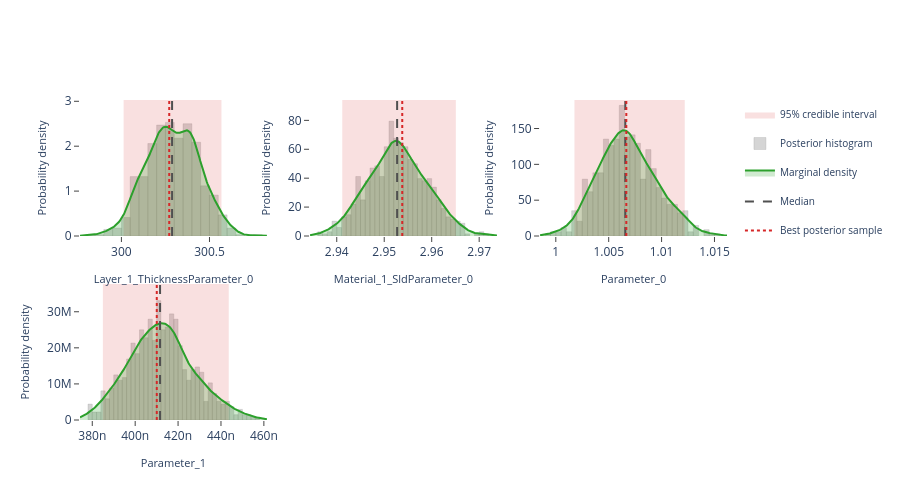

Source (notebook cell):
### Markdown cell above
## Interactive posterior plots

The next three cells render the same Plotly figures that are shown on the
Bayesian Posterior tab of the EasyReflectometryApp:

* **Marginals** — per-parameter distribution: histogram + smooth KDE marginal,
  shaded 95% credible interval, and median / best-sample lines
  (`plot_distribution` or `posterior.distribution()`)
* **Corner plot** — pairwise marginals + 2-D contours + scatter (`plot_corner`)
* **Traces** — per-chain trace + marginal histogram (`plot_trace`)

The standalone helpers are called with ``return_figure=True`` so they return a
Plotly ``Figure`` that we render in the notebook with ``fig.show()``; the
``PosteriorResults`` methods return the figure directly.

### Code cell
# ---- Marginal posterior distributions ---------------------------------------
# One panel per free parameter, each overlaying the posterior histogram, a
# smooth Gaussian-KDE marginal, the shaded 95% credible interval, and the
# median / best-sample reference lines.  Mirrors the "Marginals" sub-tab in
# the EasyReflectometryApp.

# The PosteriorResults method passes ``logp`` through automatically so the
# best posterior sample (MAP) line is drawn:
fig = posterior.distribution()
fig.show()

# Standalone equivalent (pass ``logp`` to get the best-sample line):
# fig = plot_distribution(
#     posterior.draws,
#     posterior.param_names,
#     logp=posterior.logp,
#     return_figure=True,
# )
# fig.show()

### Figure 1 — Plotly figure (JSON) as saved in the notebook; plotly's stock layout.template omitted (floating-point values rounded to 4 significant figures; data arrays with more than 128 entries replaced by an {"elided": "..."} marker saying what was removed)
{"data": [{"fill": "toself", "fillcolor": "rgba(214, 39, 40, 0.14)", "hoverinfo": "skip", "legendgroup": "95% credible interval", "line": {"color": "rgba(214, 39, 40, 0.14)", "width": 0}, "mode": "lines", "name": "95% credible interval", "showlegend": true, "type": "scatter", "x": [300.0, 300.6, 300.6, 300.0, 300.0], "xaxis": "x", "y": [0.0, 0.0, 3.029, 3.029, 0.0], "yaxis": "y"}, {"histnorm": "probability density", "hovertemplate": "sample=%{x:.4f}<br>density: %{y:.2f}<extra></extra>", "legendgroup": "histogram", "marker": {"color": "rgba(120, 120, 120, 0.38)", "line": {"color": "rgba(120, 120, 120, 0.24)", "width": 1}}, "name": "Posterior histogram", "nbinsx": 40, "opacity": 0.82, "showlegend": true, "type": "histogram", "x": {"elided": "680 float values"}, "xaxis": "x", "yaxis": "y"}, {"fill": "tozeroy", "fillcolor": "rgba(44, 160, 44, 0.22)", "hovertemplate": "Layer_1_ThicknessParameter_0: %{x:.4f}<br>density: %{y:.4f}<extra></extra>", "legendgroup": "marginal", "line": {"color": "rgb(44, 160, 44)", "width": 2}, "mode": "lines", "name": "Marginal density", "showlegend": true, "type": "scatter", "x": {"elided": "256 float values"}, "xaxis": "x", "y": {"elided": "256 float values"}, "yaxis": "y"}, {"hovertemplate": "Median: %{x:.4f}<extra></extra>", "legendgroup": "Median", "line": {"color": "rgb(80, 80, 80)", "dash": "dash", "width": 2}, "mode": "lines", "name": "Median", "showlegend": true, "type": "scatter", "x": [300.3, 300.3], "xaxis": "x", "y": [0.0, 3.029], "yaxis": "y"}, {"hovertemplate": "Best posterior sample: %{x:.4f}<extra></extra>", "legendgroup": "Best posterior sample", "line": {"color": "rgb(214, 39, 40)", "dash": "dot", "width": 2}, "mode": "lines", "name": "Best posterior sample", "showlegend": true, "type": "scatter", "x": [300.3, 300.3], "xaxis": "x", "y": [0.0, 3.029], "yaxis": "y"}, {"fill": "toself", "fillcolor": "rgba(214, 39, 40, 0.14)", "hoverinfo": "skip", "legendgroup": "95% credible interval", "line": {"color": "rgba(214, 39, 40, 0.14)", "width": 0}, "mode": "lines", "name": "95% credible interval", "showlegend": false, "type": "scatter", "x": [2.941, 2.965, 2.965, 2.941, 2.941], "xaxis": "x2", "y": [0.0, 0.0, 94.08, 94.08, 0.0], "yaxis": "y2"}, {"histnorm": "probability density", "hovertemplate": "sample=%{x:.4f}<br>density: %{y:.2f}<extra></extra>", "legendgroup": "histogram", "marker": {"color": "rgba(120, 120, 120, 0.38)", "line": {"color": "rgba(120, 120, 120, 0.24)", "width": 1}}, "name": "Posterior histogram", "nbinsx": 40, "opacity": 0.82, "showlegend": false, "type": "histogram", "x": {"elided": "680 float values"}, "xaxis": "x2", "yaxis": "y2"}, {"fill": "tozeroy", "fillcolor": "rgba(44, 160, 44, 0.22)", "hovertemplate": "Material_1_SldParameter_0: %{x:.4f}<br>density: %{y:.4f}<extra></extra>", "legendgroup": "marginal", "line": {"color": "rgb(44, 160, 44)", "width": 2}, "mode": "lines", "name": "Marginal density", "showlegend": false, "type": "scatter", "x": {"elided": "256 float values"}, "xaxis": "x2", "y": {"elided": "256 float values"}, "yaxis": "y2"}, {"hovertemplate": "Median: %{x:.4f}<extra></extra>", "legendgroup": "Median", "line": {"color": "rgb(80, 80, 80)", "dash": "dash", "width": 2}, "mode": "lines", "name": "Median", "showlegend": false, "type": "scatter", "x": [2.953, 2.953], "xaxis": "x2", "y": [0.0, 94.08], "yaxis": "y2"}, {"hovertemplate": "Best posterior sample: %{x:.4f}<extra></extra>", "legendgroup": "Best posterior sample", "line": {"color": "rgb(214, 39, 40)", "dash": "dot", "width": 2}, "mode": "lines", "name": "Best posterior sample", "showlegend": false, "type": "scatter", "x": [2.954, 2.954], "xaxis": "x2", "y": [0.0, 94.08], "yaxis": "y2"}, {"fill": "toself", "fillcolor": "rgba(214, 39, 40, 0.14)", "hoverinfo": "skip", "legendgroup": "95% credible interval", "line": {"color": "rgba(214, 39, 40, 0.14)", "width": 0}, "mode": "lines", "name": "95% credible interval", "showlegend": false, "type": "scatter", "x": [1.002, 1.012, 1.012, 1.002, 1.002], "xaxis": "x3", "y": [0.0, 0.0, 189.8, 189.8, 0.0], "yaxis": "y3"}, {"histnorm": "probability density", "hovertemplate": "sample=%{x:.4f}<br>density: %{y:.2f}<extra></extra>", "legendgroup": "histogram", "marker": {"color": "rgba(120, 120, 120, 0.38)", "line": {"color": "rgba(120, 120, 120, 0.24)", "width": 1}}, "name": "Posterior histogram", "nbinsx": 40, "opacity": 0.82, "showlegend": false, "type": "histogram", "x": {"elided": "680 float values"}, "xaxis": "x3", "yaxis": "y3"}, {"fill": "tozeroy", "fillcolor": "rgba(44, 160, 44, 0.22)", "hovertemplate": "Parameter_0: %{x:.4f}<br>density: %{y:.4f}<extra></extra>", "legendgroup": "marginal", "line": {"color": "rgb(44, 160, 44)", "width": 2}, "mode": "lines", "name": "Marginal density", "showlegend": false, "type": "scatter", "x": {"elided": "256 float values"}, "xaxis": "x3", "y": {"elided": "256 float values"}, "yaxis": "y3"}, {"hovertemplate": "Median: %{x:.4f}<extra></extra>", "legendgroup": "Median", "line": {"color": "rgb(80, 80, 80)", "dash": "dash", "width": 2}, "mode": "lines", "name": "Median", "showlegend": false, "type": "scatter", "x": [1.007, 1.007], "xaxis": "x3", "y": [0.0, 189.8], "yaxis": "y3"}, {"hovertemplate": "Best posterior sample: %{x:.4f}<extra></extra>", "legendgroup": "Best posterior sample", "line": {"color": "rgb(214, 39, 40)", "dash": "dot", "width": 2}, "mode": "lines", "name": "Best posterior sample", "showlegend": false, "type": "scatter", "x": [1.007, 1.007], "xaxis": "x3", "y": [0.0, 189.8], "yaxis": "y3"}, {"fill": "toself", "fillcolor": "rgba(214, 39, 40, 0.14)", "hoverinfo": "skip", "legendgroup": "95% credible interval", "line": {"color": "rgba(214, 39, 40, 0.14)", "width": 0}, "mode": "lines", "name": "95% credible interval", "showlegend": false, "type": "scatter", "x": [3.849e-07, 4.436e-07, 4.436e-07, 3.849e-07, 3.849e-07], "xaxis": "x4", "y": [0.0, 0.0, 37690000.0, 37690000.0, 0.0], "yaxis": "y4"}, {"histnorm": "probability density", "hovertemplate": "sample=%{x:.4f}<br>density: %{y:.2f}<extra></extra>", "legendgroup": "histogram", "marker": {"color": "rgba(120, 120, 120, 0.38)", "line": {"color": "rgba(120, 120, 120, 0.24)", "width": 1}}, "name": "Posterior histogram", "nbinsx": 40, "opacity": 0.82, "showlegend": false, "type": "histogram", "x": {"elided": "680 float values"}, "xaxis": "x4", "yaxis": "y4"}, {"fill": "tozeroy", "fillcolor": "rgba(44, 160, 44, 0.22)", "hovertemplate": "Parameter_1: %{x:.4f}<br>density: %{y:.4f}<extra></extra>", "legendgroup": "marginal", "line": {"color": "rgb(44, 160, 44)", "width": 2}, "mode": "lines", "name": "Marginal density", "showlegend": false, "type": "scatter", "x": {"elided": "256 float values"}, "xaxis": "x4", "y": {"elided": "256 float values"}, "yaxis": "y4"}, {"hovertemplate": "Median: %{x:.4f}<extra></extra>", "legendgroup": "Median", "line": {"color": "rgb(80, 80, 80)", "dash": "dash", "width": 2}, "mode": "lines", "name": "Median", "showlegend": false, "type": "scatter", "x": [4.116e-07, 4.116e-07], "xaxis": "x4", "y": [0.0, 37690000.0], "yaxis": "y4"}, {"hovertemplate": "Best posterior sample: %{x:.4f}<extra></extra>", "legendgroup": "Best posterior sample", "line": {"color": "rgb(214, 39, 40)", "dash": "dot", "width": 2}, "mode": "lines", "name": "Best posterior sample", "showlegend": false, "type": "scatter", "x": [4.101e-07, 4.101e-07], "xaxis": "x4", "y": [0.0, 37690000.0], "yaxis": "y4"}], "layout": {"barmode": "overlay", "height": 500, "legend": {"font": {"size": 10}}, "plot_bgcolor": "white", "showlegend": true, "xaxis": {"anchor": "y", "domain": [0.0, 0.2889], "range": [299.8, 300.8], "showgrid": false, "ticks": "outside", "title": {"font": {"size": 11}, "text": "Layer_1_ThicknessParameter_0"}, "zeroline": false}, "xaxis2": {"anchor": "y2", "domain": [0.3556, 0.6444], "range": [2.934, 2.974], "showgrid": false, "ticks": "outside", "title": {"font": {"size": 11}, "text": "Material_1_SldParameter_0"}, "zeroline": false}, "xaxis3": {"anchor": "y3", "domain": [0.7111, 1.0], "range": [0.9985, 1.016], "showgrid": false, "ticks": "outside", "title": {"font": {"size": 11}, "text": "Parameter_0"}, "zeroline": false}, "xaxis4": {"anchor": "y4", "domain": [0.0, 0.2889], "range": [3.743e-07, 4.614e-07], "showgrid": false, "ticks": "outside", "title": {"font": {"size": 11}, "text": "Parameter_1"}, "zeroline": false}, "xaxis5": {"anchor": "y5", "domain": [0.3556, 0.6444], "showgrid": false, "ticks": "outside", "zeroline": false}, "xaxis6": {"anchor": "y6", "domain": [0.7111, 1.0], "showgrid": false, "ticks": "outside", "zeroline": false}, "yaxis": {"anchor": "x", "domain": [0.575, 1.0], "range": [0.0, 3.029], "showgrid": false, "ticks": "outside", "title": {"font": {"size": 11}, "text": "Probability density"}, "zeroline": false}, "yaxis2": {"anchor": "x2", "domain": [0.575, 1.0], "range": [0.0, 94.08], "showgrid": false, "ticks": "outside", "title": {"font": {"size": 11}, "text": "Probability density"}, "zeroline": false}, "yaxis3": {"anchor": "x3", "domain": [0.575, 1.0], "range": [0.0, 189.8], "showgrid": false, "ticks": "outside", "title": {"font": {"size": 11}, "text": "Probability density"}, "zeroline": false}, "yaxis4": {"anchor": "x4", "domain": [0.0, 0.425], "range": [0.0, 37690000.0], "showgrid": false, "ticks": "outside", "title": {"font": {"size": 11}, "text": "Probability density"}, "zeroline": false}, "yaxis5": {"anchor": "x5", "domain": [0.0, 0.425], "showgrid": false, "ticks": "outside", "zeroline": false}, "yaxis6": {"anchor": "x6", "domain": [0.0, 0.425], "showgrid": false, "ticks": "outside", "zeroline": false}}}
